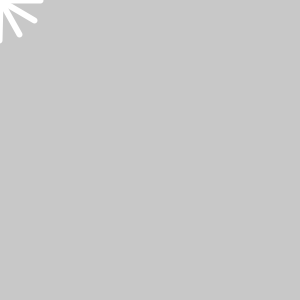
Frame 1 (no input)
Frame 60 (the mouse pressed at the canvas centre just before this capture): identical to frame 1, image omitted
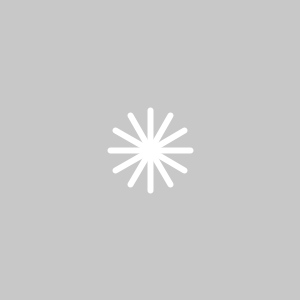
Frame 120 (the mouse held since frame 60 and released just before this capture)

The Processing sketch that drew these frames (run headless with seeded random() and noise(); from frame 60 on, the mouse is pressed at the canvas centre):

// Processing sketch: programa2_estrela_estatica
// ── programa2_estrela_estatica.pde
void setup() {
  size(300, 300);
  smooth(8);
}

void draw() {
  background(200, 200, 200);
  stroke(255, 255, 255);
  strokeWeight(6);
  desenharEstrela(mouseX, mouseY, 40, 12);
}

void desenharEstrela(float posX, float posY, float raio, int pontas) {
  float anguloEntreLinhas = TWO_PI / pontas;
  for (int i = 0; i < pontas; i++) {
    float pontaX = posX + raio * cos(i * anguloEntreLinhas);
    float pontaY = posY + raio * sin(i * anguloEntreLinhas);
    line(posX, posY, pontaX, pontaY);
  }
}
